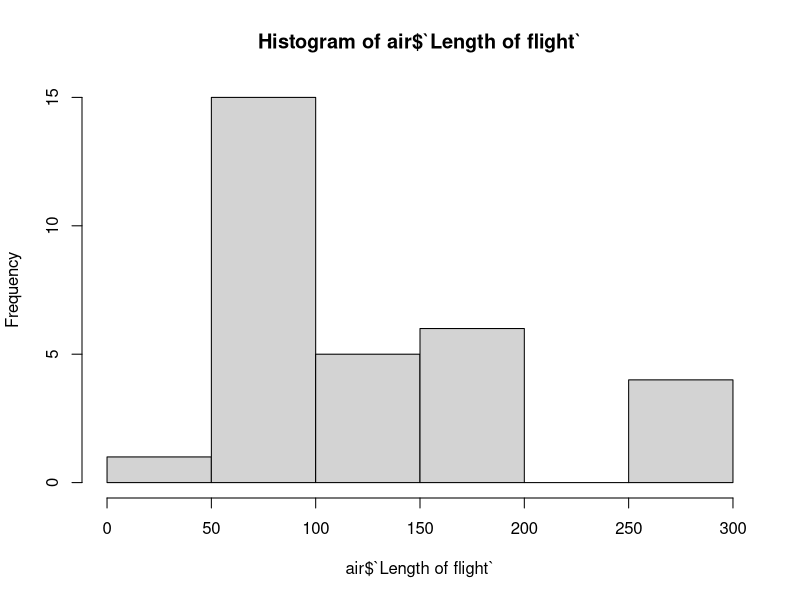

Write the R code that produced this figure.
## ---- chunk 1
library(tidyverse)
air <- read.delim("air.txt", header=FALSE, sep="")
air
## ---- chunk 2
headers <- c("Airline", "Length of flight", "Speed of Plane", "Daily Flight Time per plane", "Population served", "Total Operating Cost", "Revenue Tons per Aircraft mile", "Ton-Mile load factor", "Available Capacity", "Total Assets", "Investments and Special Funds", "Adjusted Assets")
colnames(air) <- headers
features <- headers[-1]
air

## ---- chunk 3
summarize(air)
## ---- chunk 4
hist(air$`Length of flight`)
## ---- chunk 5
scale_data <- as.data.frame(scale(air[features]))
scale_data
## ---- chunk 6

